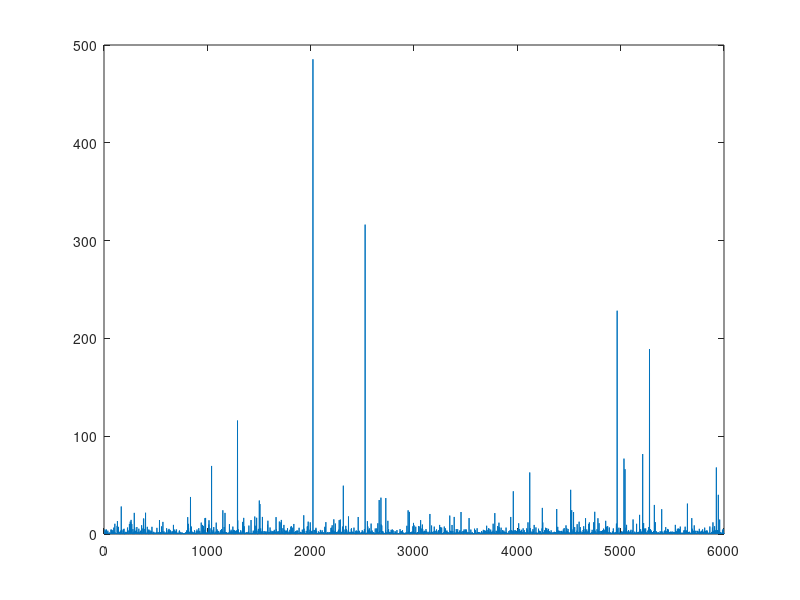

Recreate this plot in MATLAB.
clear;

files = dir('results/cdsim_demandModel_SNM_16-May-2014*.mat');

for f=1:length(files)
    clear par stats;
    load(strcat('results/', files(f).name));
    
    fi = figure(f);
    hold all;
    plot(stats.snm.time, stats.snm.numActiveVids);
    
    for i=1:floor(par.tmax/par.ticksPerDay)
        v = par.ticksPerDay*i;
        line([v v],get(gca,'YLim'));
    end
    
    tmps = num2str(par.snm.newVideoProb);
    
    figName = strcat('results/figs/cdsim_demandModel-', num2str(par.demand_model), '_newVidProb-', tmps, '_ticksPerDay-', num2str(par.ticksPerDay), '_ticks-', num2str(par.tmax), '_scaleOfIntAriTime-', num2str(par.ia_share_par(2)), '_number-', num2str(f));
    title(figName);
    saveas(fi,strcat(figName, '.jpg'),'jpg');
end
%TODO specify new vid prob (empty vs full list)
%TODO initial phase vs 'normal' behaviour (drops into init phase if list empty)

%TODO plot cache hit rate for snm (different scenarios), li13

%% test inter-arrival time
par.ia_share_rnd = 'gp';
par.ia_share_par = [1/1.5070 0.5 0];

numTrials = 6000;
stats = nan(1,numTrials);

for t=1:numTrials
    stats(t) = random(par.ia_share_rnd, par.ia_share_par(1), par.ia_share_par(2), par.ia_share_par(3));
end

plot(stats);
mean(stats)